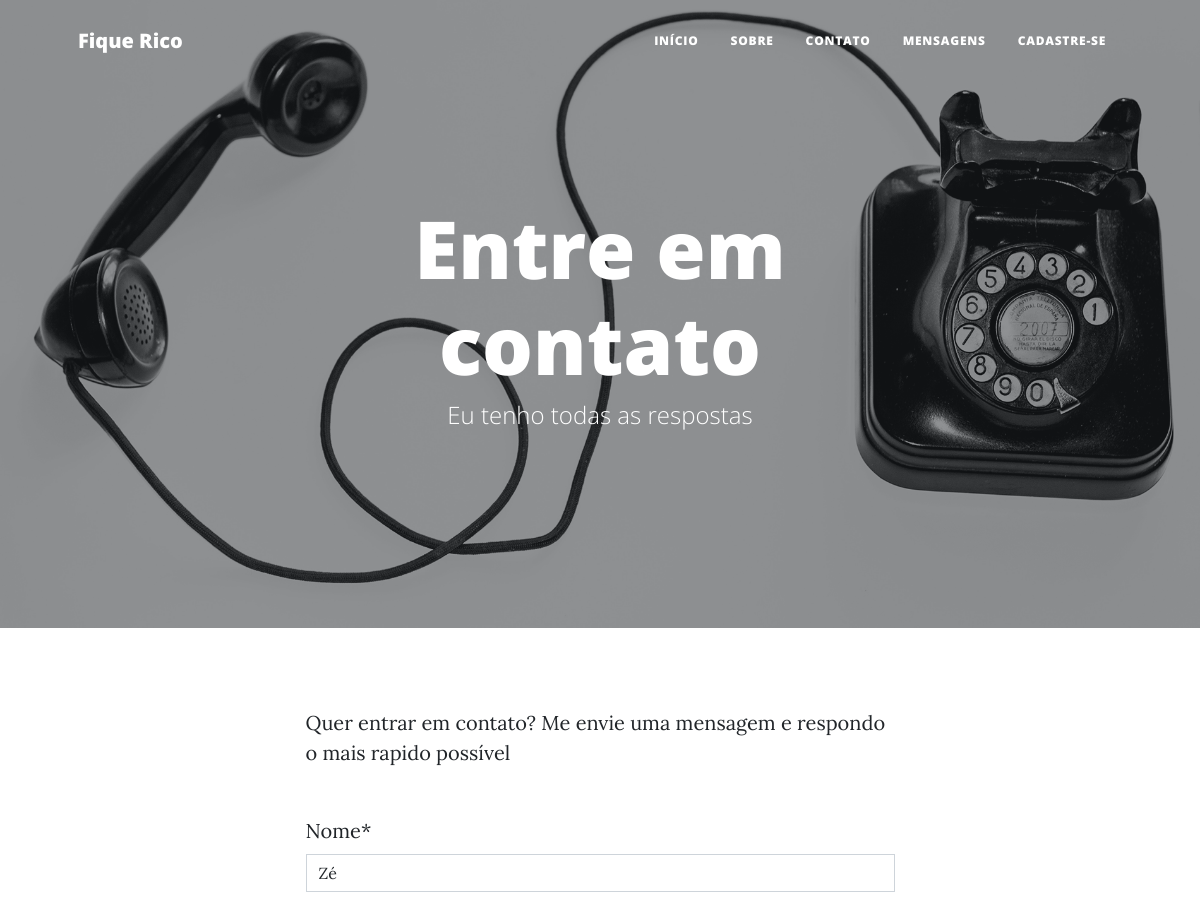
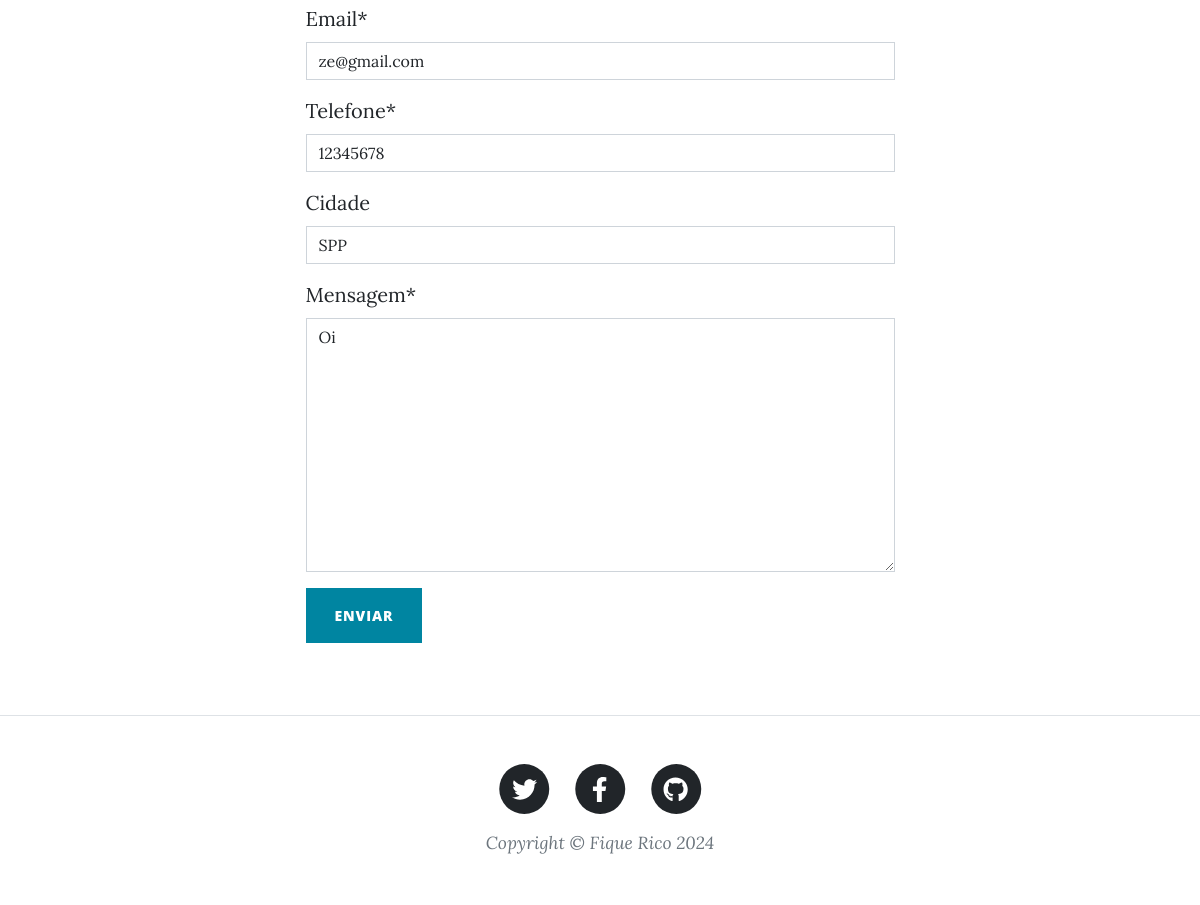
/mensagens/1/editar/, run on the app's committed database (2 pictures, top to bottom).
### blog/models.py (models this page shows, shortened)
class Blog(models.Model):
    nome = models.CharField(max_length=100)
    subnome = models.CharField(max_length=100, blank=True)
    descricao = models.TextField(max_length=2000)
    capa = models.ImageField(blank=True)
    twitter = models.URLField(blank=True)
    facebook = models.URLField(blank=True)
    github = models.URLField(blank=True)
    autores = models.ManyToManyField(User)

class Mensagem(models.Model):
    nome = models.CharField(max_length=100)
    email = models.EmailField()
    telefone = models.CharField(max_length=12)
    cidade = models.CharField(max_length=100, blank=True)
    mensagem = models.TextField(max_length=1000)
    lida = models.BooleanField(default=False)

### blog/views.py (the view, shortened to what this page needs)
# urls.py: path('mensagens/<int:mensagem_id>/editar/', views.editar_mensagem, name='editar_mensagem'),
def editar_mensagem(request, mensagem_id):
    mensagem = get_object_or_404(Mensagem, pk=mensagem_id)
    context = {
        "blog": Blog.objects.first(),
        "form": MensagemForm(instance=mensagem)
    }
    return render(request, "contato.html", context)

### blog/forms.py (shortened to what this page needs)
class MensagemForm(forms.ModelForm):
    class Meta:
        model = Mensagem
        fields = ['nome', 'email', 'telefone', 'cidade', 'mensagem']
    def __init__(self, *args, **kwargs):
        super().__init__(*args, **kwargs)
        self.helper = FormHelper()
        self.helper.form_method = 'post'
        self.helper.layout = Layout(
            Row(
                Column('nome', css_class='col-md-6'),
                Column('email', css_class='col-md-6'),
                css_class='row'
            ),
            Row(
                Column('telefone', css_class='col-6'),
                Column('cidade', css_class='col-6'),
                css_class='row'
            ),
            Row(
                Column('mensagem', css_class='col-12'),
                css_class='row'
            ),
            Submit('submit', 'Enviar', css_class='btn btn-primary text-uppercase')
        )

### blog/templates/contato.html (shortened to what this page needs)
{% extends "base.html" %}
{% load static crispy_forms_tags %}
{% block header %}
<header class="masthead" style="background-image: url({% static 'assets/img/contact-bg.jpg' %})">
    <div class="container position-relative px-4 px-lg-5">
        <div class="row gx-4 gx-lg-5 justify-content-center">
            <div class="col-md-10 col-lg-8 col-xl-7">
                <div class="page-heading">
                    <h1>Entre em contato</h1>
                    <span class="subheading">Eu tenho todas as respostas</span>
                </div>
            </div>
        </div>
    </div>
</header>
{% endblock header %}
{% block content %}
<main class="mb-4">
    <div class="container px-4 px-lg-5">
        <div class="row gx-4 gx-lg-5 justify-content-center">
            <div class="col-md-10 col-lg-8 col-xl-7">
                <p>Quer entrar em contato? Me envie uma mensagem e respondo o mais rapido possível</p>
                <div class="my-5">
                    <form id="contactForm" method="POST">
                        {{ form | crispy }}
                        <button class="btn btn-primary text-uppercase" id="submitButton" type="submit">Enviar</button>
                    </form>
                </div>
            </div>
        </div>
    </div>
</main>
{% endblock content %}

### blog/templates/base.html (shortened to what this page needs)
{% load static %}
<!DOCTYPE html>
<html lang="pt-br">
    <head>
        <link href="{% static 'css/styles.css' %}" rel="stylesheet" />
    </head>
    <body>
        <nav class="navbar navbar-expand-lg navbar-light" id="mainNav">
            <div class="container px-4 px-lg-5">
                <a class="navbar-brand" href="{% url 'index' %}">{{ blog.nome }}</a>
                <div class="collapse navbar-collapse" id="navbarResponsive">
                    <ul class="navbar-nav ms-auto py-4 py-lg-0">
                        <li class="nav-item"><a class="nav-link px-lg-3 py-3 py-lg-4" href="{% url 'index' %}">Início</a></li>
                        <li class="nav-item"><a class="nav-link px-lg-3 py-3 py-lg-4" href="{% url 'sobre' %}">Sobre</a></li>
                        <li class="nav-item"><a class="nav-link px-lg-3 py-3 py-lg-4" href="{% url 'contato' %}">Contato</a></li>
                        <li class="nav-item"><a class="nav-link px-lg-3 py-3 py-lg-4" href="{% url 'mensagens' %}">Mensagens</a></li>
                        <li class="nav-item"><a class="nav-link px-lg-3 py-3 py-lg-4" href="{% url 'cadastro' %}">Cadastre-se</a></li>
                    </ul>
                </div>
            </div>
        </nav>
        {% block header %}{% endblock header %}
        {% block content %}
        {% endblock content %}
        <footer class="border-top">
            <div class="container px-4 px-lg-5">
                <div class="row gx-4 gx-lg-5 justify-content-center">
                    <div class="col-md-10 col-lg-8 col-xl-7">
                        <ul class="list-inline text-center">
                            <li class="list-inline-item">
                                <a href="{{ blog.twitter }}">
                                    <span class="fa-stack fa-lg">
                                        <i class="fas fa-circle fa-stack-2x"></i>
                                        <i class="fab fa-twitter fa-stack-1x fa-inverse"></i>
                                    </span>
                                </a>
                            </li>
                            <li class="list-inline-item">
                                <a href="{{ blog.facebook }}">
                                    <span class="fa-stack fa-lg">
                                        <i class="fas fa-circle fa-stack-2x"></i>
                                        <i class="fab fa-facebook-f fa-stack-1x fa-inverse"></i>
                                    </span>
                                </a>
                            </li>
                            <li class="list-inline-item">
                                <a href="{{ blog.github }}">
                                    <span class="fa-stack fa-lg">
                                        <i class="fas fa-circle fa-stack-2x"></i>
                                        <i class="fab fa-github fa-stack-1x fa-inverse"></i>
                                    </span>
                                </a>
                            </li>
                        </ul>
                        <div class="small text-center text-muted fst-italic">Copyright &copy; {{blog.nome}} {% now 'Y' %}</div>
                    </div>
                </div>
            </div>
        </footer>
    </body>
</html>

### data on the page
Blog: nome "Fique Rico"
Mensagem: nome "Zé", email "ze@gmail.com", telefone "12345678", cidade "SPP", mensagem "Oi"
